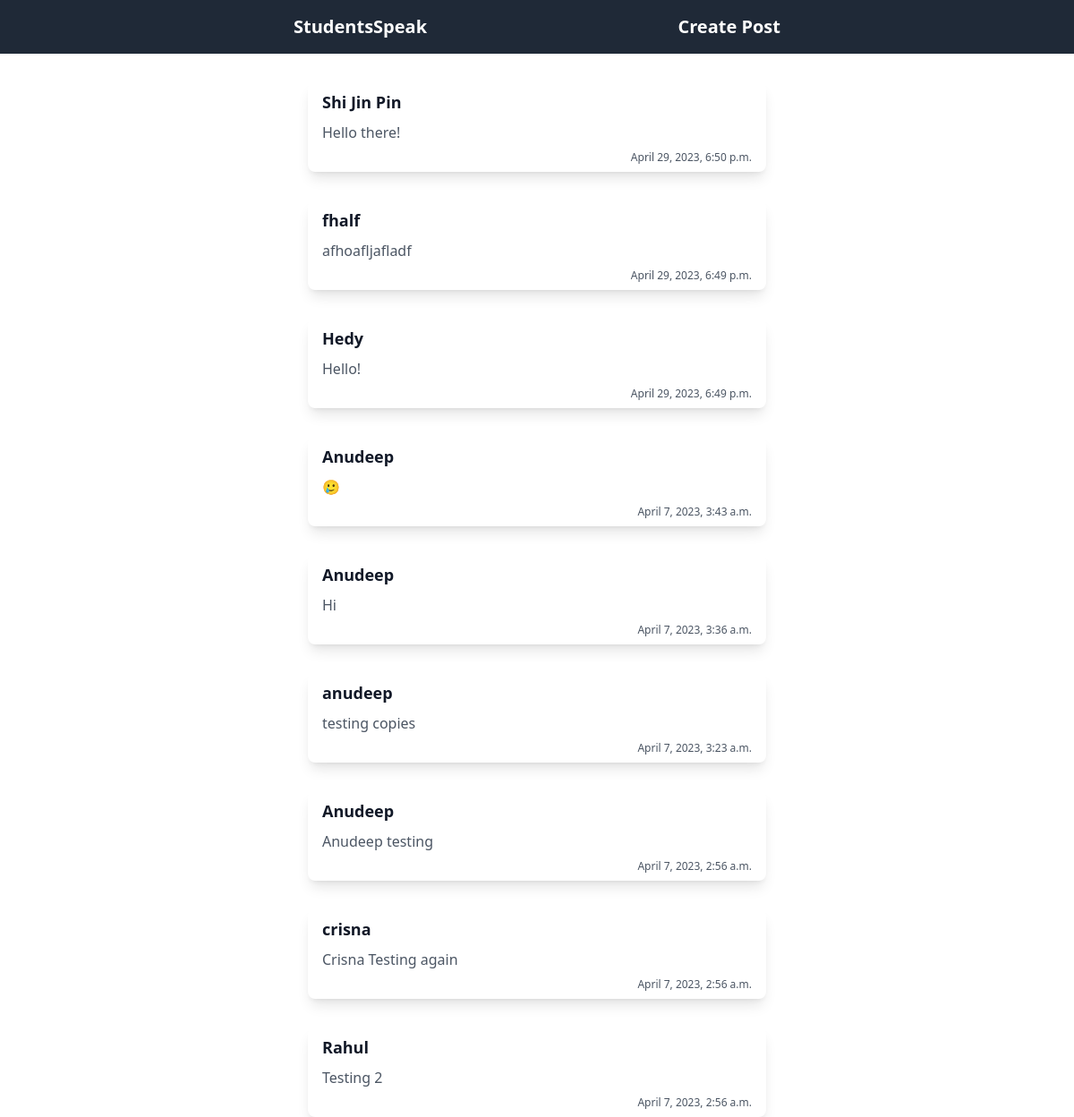
The app's page /studentsspeak/index with its own data.
### home/models.py (models this page shows, shortened)
class Speak(models.Model):
    speak_box = models.CharField(max_length=500)
    who_speaks = models.CharField(max_length=25)
    speak_time = models.DateTimeField(default=timezone.now)

### home/views.py (the view)
# urls.py: path('index', views.index, name='index'),
def index(request):
    Speaks = Speak.objects.all().order_by('-id')
    context = {
        'speaks':Speaks
    }
    return render(request, 'home/index.html', context)

### home/templates/home/index.html (shortened to what this page needs)
{% extends 'home/base.html' %}
{% block body %}
{% for speak in speaks %}
    <a href="{% url 'home:detail' speak.who_speaks %}" class="max-w-lg mx-auto mt-8 bg-white shadow-lg rounded-lg overflow-hidden block">
        <div class="px-4 py-2 flex flex-col">
            <h4 class="text-gray-900 font-semibold text-lg">{{ speak.who_speaks }}</h4>
            <p class="text-gray-600 mt-2">{{ speak.speak_box }}</p>
            <p class="text-gray-600 text-right text-xs mt-2">{{ speak.speak_time }}</p>
        </div>
    </a>
{% endfor %}
{% endblock %}

### home/templates/home/base.html (shortened to what this page needs)
<!DOCTYPE html>
<html lang="en">
<head>
    <script src="https://cdn.tailwindcss.com"></script>
</head>
<body>
    <nav class="bg-gray-800 py-4">
        <div class="max-w-xl mx-auto flex items-center justify-between px-4">
          <a href="{% url 'home:index' %}" class="text-white font-bold text-xl">StudentsSpeak</a>
          <ul class="flex">
            <li><a href="{% url 'home:create-post' %}" class="text-white font-bold text-xl">Create Post</a></li>
          </ul>
        </div>
      </nav>
    {% block body %} {% endblock %}
</body>
</html>

### records on screen
Speak: who_speaks "Shi Jin Pin", speak_box "Hello there!", speak_time "April 29, 2023, 6:50 p.m."
Speak: who_speaks "fhalf", speak_box "afhoafljafladf", speak_time "April 29, 2023, 6:49 p.m."
Speak: who_speaks "Hedy", speak_box "Hello!", speak_time "April 29, 2023, 6:49 p.m."
Speak: who_speaks "Anudeep", speak_box "🥲", speak_time "April 7, 2023, 3:43 a.m."
Speak: who_speaks "Anudeep", speak_box "Hi", speak_time "April 7, 2023, 3:36 a.m."
Speak: who_speaks "anudeep", speak_box "testing copies", speak_time "April 7, 2023, 3:23 a.m."
Speak: who_speaks "Anudeep", speak_box "Anudeep testing", speak_time "April 7, 2023, 2:56 a.m."
Speak: who_speaks "crisna", speak_box "Crisna Testing again", speak_time "April 7, 2023, 2:56 a.m."
Speak: who_speaks "Rahul", speak_box "Testing 2", speak_time "April 7, 2023, 2:56 a.m."
